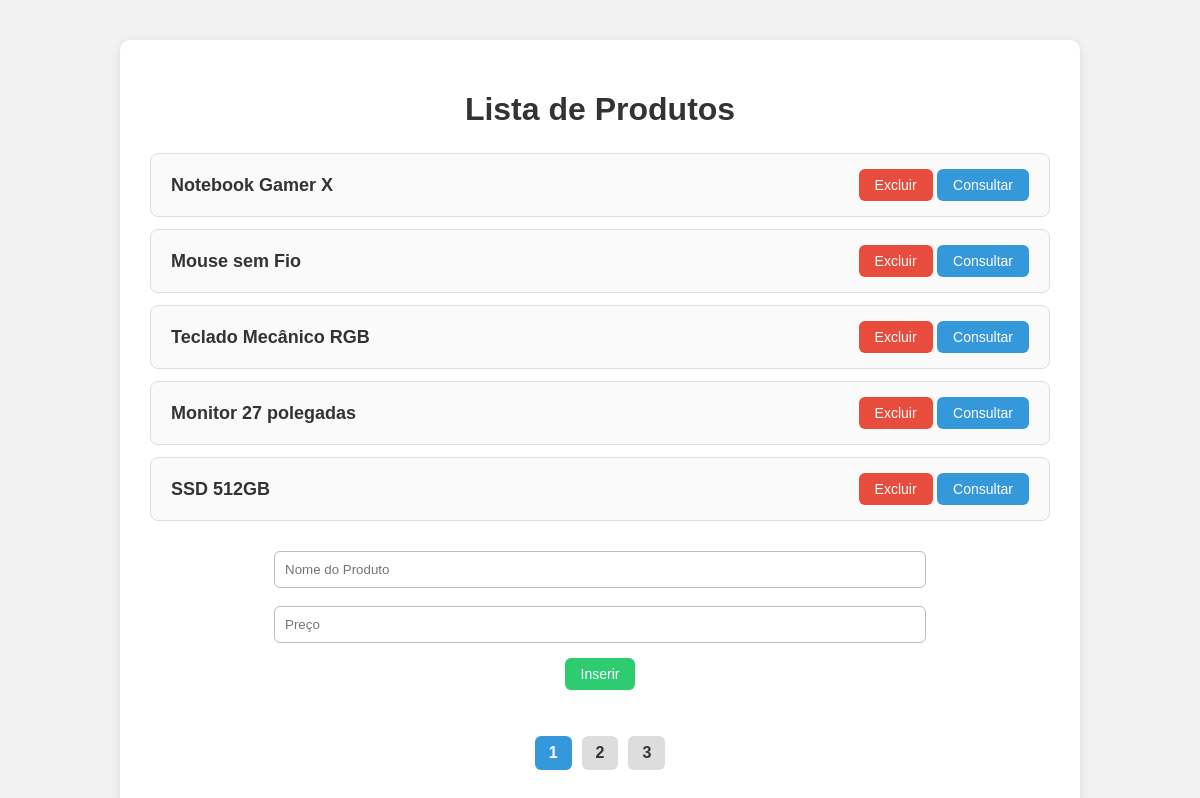
Page /produtos-paginados on the committed database.
### tables this page shows
CREATE TABLE produtos (
            id INTEGER PRIMARY KEY AUTOINCREMENT,
            nome TEXT NOT NULL,
            preco REAL NOT NULL
        );

### app.py (the view)
@app.route('/produtos-paginados')
def produtos_paginados():
    return ProdutoController.produtos_paginados()

### controllers/produto_controller.py (called while the page is built)
    @staticmethod
    def produtos_paginados():
        page = request.args.get("page", 1, type=int)
        per_page = 5
        offset = (page - 1) * per_page
        total = ProdutoModel.contar()
        produtos = ProdutoModel.listar_paginado(offset, per_page)
        total_pages = math.ceil(total / per_page)
        return render_template(
            "produtos_paginados.html",
            produtos=produtos,
            page=page,
            total_pages=total_pages
        )

### models/db.py (called while the page is built)
def get_connection():
    conn = sqlite3.connect(DATABASE)
    conn.row_factory = sqlite3.Row
    return conn

### models/produto_model.py (called while the page is built)
    @staticmethod
    def listar_paginado(offset, limit):
        conn = get_connection()
        cur = conn.cursor()
        res = cur.execute("SELECT * FROM produtos LIMIT ? OFFSET ?", (limit, offset)).fetchall()
        conn.close()
        return res

    @staticmethod
    def contar():
        conn = get_connection()
        cur = conn.cursor()
        total = cur.execute("SELECT COUNT(*) FROM produtos").fetchone()[0]
        conn.close()
        return total

### templates/produtos_paginados.html (shortened to what this page needs)
<!DOCTYPE html>
<html lang="pt-BR">
<head>
    <link rel="stylesheet" href="{{ url_for('static', filename='css/style.css') }}">
</head>
<body>
<div class="container">
    <h1>Lista de Produtos</h1>
    <ul class="product-list">
        {% for produto in produtos %}
        <li class="product-item">
            <span class="product-name">{{ produto["nome"] }}</span>
            <div class="actions">
                <button class="btn btn-delete">Excluir</button>
                <a href="{{ url_for('detalhe_produto', produto_id=produto['id']) }}">
                    <button class="btn btn-view">Consultar</button>
                </a>
            </div>
        </li>
        {% endfor %}
    </ul>
<form class="form" action="{{ url_for('inserir_produto') }}" method="POST">
    <input type="text" name="produto" placeholder="Nome do Produto" required><br><br>
    <input type="number" step="0.01" name="preco" placeholder="Preço" required><br>
    <button class="btn btn-primary" type="submit">Inserir</button>
</form>
    <nav class="pagination">
        <ul>
            {% for page_num in range(1, total_pages + 1) %}
                <li class="page-item {% if page == page_num %}active{% endif %}">
                    <a href="{{ url_for('produtos_paginados', page=page_num) }}">{{ page_num }}</a>
                </li>
            {% endfor %}
        </ul>
    </nav>
</div>
</body>
</html>

### static/css/style.css (style rules this page uses)
body { margin: 0; font-family: Arial, Helvetica, sans-serif; background: #f2f2f2; color: #333; }
.container { max-width: 900px; margin: 40px auto; background: #fff; padding: 30px; border-radius: 10px; box-shadow: 0 2px 10px rgba(0,0,0,0.1); }
h1, h2 { text-align: center; margin-bottom: 25px; }
.product-list { list-style: none; padding: 0; }
.product-item { background: #fafafa; margin-bottom: 12px; padding: 15px 20px; border-radius: 8px; display: flex; justify-content: space-between; align-items: center; border: 1px solid #ddd; }
.product-name { font-size: 18px; font-weight: bold; }
.actions button, .btn { padding: 8px 16px; border: none; cursor: pointer; border-radius: 6px; font-size: 14px; }
.btn-delete { background: #e74c3c; color: #fff; }
.btn-view { background: #3498db; color: #fff; }
.btn-primary { background: #2ecc71; color: white; }
.form { margin-top: 30px; text-align: center; }
.form input { width: 70%; padding: 10px; border: 1px solid #bbb; border-radius: 6px; }
.form button { margin-top: 15px; }
.pagination { margin-top: 30px; text-align: center; }
.pagination ul { list-style: none; padding: 0; display: inline-flex; gap: 10px; }
.page-item a { display: block; padding: 8px 14px; background: #ddd; border-radius: 6px; text-decoration: none; color: #333; font-weight: bold; }
.page-item.active a { background: #3498db; color: white; }

### rows in the picture
produtos: nome "Notebook Gamer X"
produtos: nome "Mouse sem Fio"
produtos: nome "Teclado Mecânico RGB"
produtos: nome "Monitor 27 polegadas"
produtos: nome "SSD 512GB"

### other values in the picture
{{ page_num }} "1" "2" "3"
